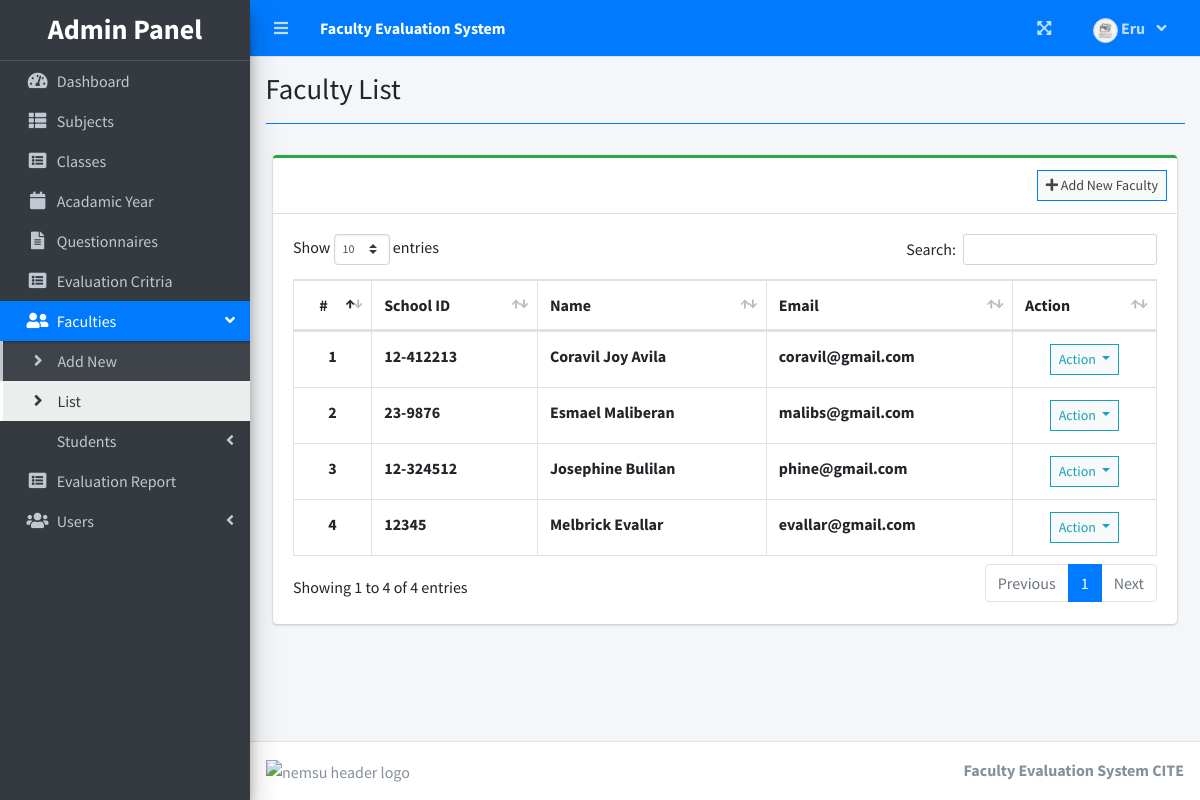
Screenshot of /index.php?page=faculty_list (signed in) with the database file from the repository.
### tables this page shows
CREATE TABLE `faculty_list` (
  `id` int(30) NOT NULL,
  `school_id` varchar(100) NOT NULL,
  `firstname` varchar(200) NOT NULL,
  `lastname` varchar(200) NOT NULL,
  `email` varchar(200) NOT NULL,
  `password` text NOT NULL,
  `academic_id` int(30) NOT NULL,
  `avatar` text NOT NULL DEFAULT 'no-image-available.png',
  `date_created` datetime NOT NULL DEFAULT current_timestamp()
);

### admin/faculty_list.php (the view, shortened to what this page needs)
<?php include'db_connect.php' ?>
<div class="col-lg-12">
	<div class="card card-outline card-success">
		<div class="card-header">
			<div class="card-tools">
				<a class="btn btn-block btn-sm btn-default btn-flat border-primary" href="./index.php?page=new_faculty"><i class="fa fa-plus"></i> Add New Faculty</a>
			</div>
		</div>
		<div class="card-body">
			<table class="table tabe-hover table-bordered" id="list">
				<thead>
					<tr>
						<th class="text-center">#</th>
						<th>School ID</th>
						<th>Name</th>
						<th>Email</th>
						<th>Action</th>
					</tr>
				</thead>
				<tbody>
					<?php
					$i = 1;
					$qry = $conn->query("SELECT *,concat(firstname,' ',lastname) as name FROM faculty_list order by concat(firstname,' ',lastname) asc");
					while($row= $qry->fetch_assoc()):
					?>
					<tr>
						<th class="text-center"><?php echo $i++ ?></th>
						<td><b><?php echo $row['school_id'] ?></b></td>
						<td><b><?php echo ucwords($row['name']) ?></b></td>
						<td><b><?php echo $row['email'] ?></b></td>
						<td class="text-center">
							<button type="button" class="btn btn-default btn-sm btn-flat border-info wave-effect text-info dropdown-toggle" data-toggle="dropdown" aria-expanded="true">
		                      Action
		                    </button>
						</td>
					</tr>
				<?php endwhile; ?>
				</tbody>
			</table>
		</div>
	</div>
</div>

### rows the page displays
faculty_list: school "12-412213", name "Coravil Joy Avila", email "coravil@gmail.com"
faculty_list: school "23-9876", name "Esmael Maliberan", email "malibs@gmail.com"
faculty_list: school "12-324512", name "Josephine Bulilan", email "phine@gmail.com"
faculty_list: school "12345", name "Melbrick Evallar", email "evallar@gmail.com"

### other values shown
$_SESSION['system']['name'] "Faculty Evaluation System"
$_SESSION['login_firstname'] "Eru"
$title "Faculty List"
